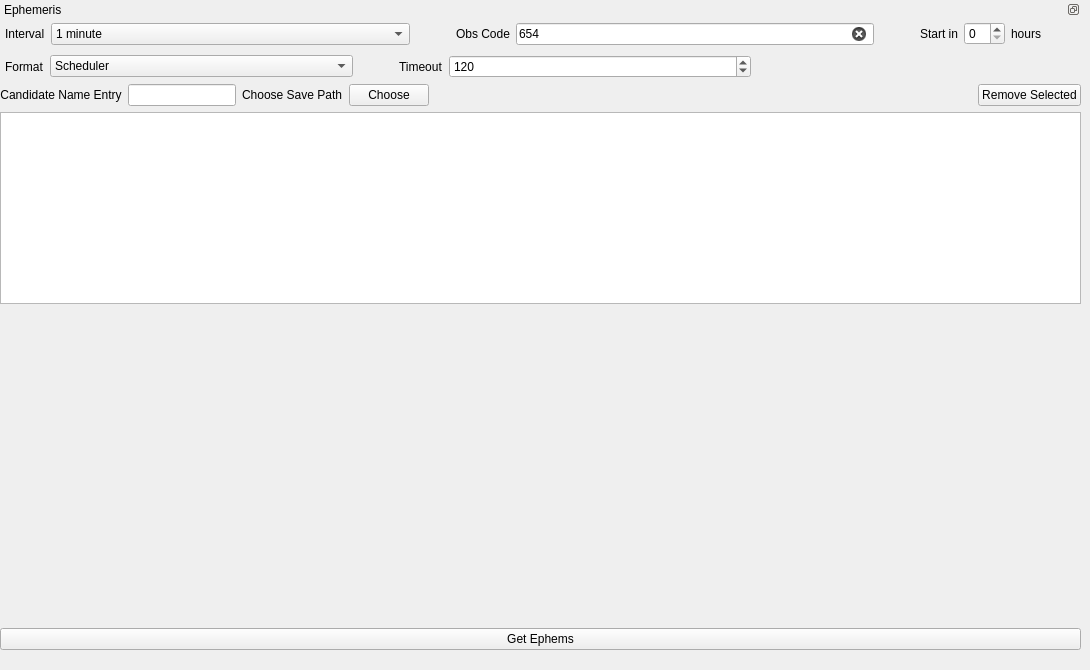
    <widget class="QWidget" name="ephemsTab">
     <attribute name="title">
      <string>Ephemeris</string>
     </attribute>
     <widget class="QDockWidget" name="ephemDock">
      <property name="geometry">
       <rect>
        <x>0</x>
        <y>0</y>
        <width>1081</width>
        <height>661</height>
       </rect>
      </property>
      <property name="features">
       <set>QDockWidget::DockWidgetFloatable|QDockWidget::DockWidgetMovable</set>
      </property>
      <property name="windowTitle">
       <string>Ephemeris</string>
      </property>
      <widget class="QWidget" name="ephemDockContents">
       <widget class="QWidget" name="verticalLayoutWidget_5">
        <property name="geometry">
         <rect>
          <x>0</x>
          <y>0</y>
          <width>1081</width>
          <height>631</height>
         </rect>
        </property>
        <layout class="QVBoxLayout" name="ephemVertLayout">
         <item>
          <layout class="QHBoxLayout" name="ephSetHLay1">
           <property name="leftMargin">
            <number>5</number>
           </property>
           <item>
            <widget class="QLabel" name="intervalLabel">
             <property name="sizePolicy">
              <sizepolicy hsizetype="Preferred" vsizetype="Fixed">
               <horstretch>0</horstretch>
               <verstretch>0</verstretch>
              </sizepolicy>
             </property>
             <property name="minimumSize">
              <size>
               <width>0</width>
               <height>30</height>
              </size>
             </property>
             <property name="text">
              <string>Interval</string>
             </property>
            </widget>
           </item>
           <item>
            <widget class="QComboBox" name="intervalComboBox">
             <property name="sizePolicy">
              <sizepolicy hsizetype="Expanding" vsizetype="Fixed">
               <horstretch>0</horstretch>
               <verstretch>0</verstretch>
              </sizepolicy>
             </property>
             <property name="currentText">
              <string>1 minute</string>
             </property>
             <property name="currentIndex">
              <number>0</number>
             </property>
             <property name="sizeAdjustPolicy">
              <enum>QComboBox::AdjustToContents</enum>
             </property>
             <item>
              <property name="text">
               <string>1 minute</string>
              </property>
             </item>
             <item>
              <property name="text">
               <string>10 minutes</string>
              </property>
             </item>
             <item>
              <property name="text">
               <string>30 minutes</string>
              </property>
             </item>
             <item>
              <property name="text">
               <string>1 hour</string>
              </property>
             </item>
            </widget>
           </item>
           <item>
            <spacer name="horizontalSpacer_10">
             <property name="orientation">
              <enum>Qt::Horizontal</enum>
             </property>
             <property name="sizeType">
              <enum>QSizePolicy::Preferred</enum>
             </property>
             <property name="sizeHint" stdset="0">
              <size>
               <width>40</width>
               <height>20</height>
              </size>
             </property>
            </spacer>
           </item>
           <item>
            <widget class="QLabel" name="obsCodeLabel">
             <property name="sizePolicy">
              <sizepolicy hsizetype="Preferred" vsizetype="Fixed">
               <horstretch>0</horstretch>
               <verstretch>0</verstretch>
              </sizepolicy>
             </property>
             <property name="text">
              <string>Obs Code</string>
             </property>
            </widget>
           </item>
           <item>
            <widget class="QLineEdit" name="obsCodeLineEdit">
             <property name="text">
              <string>654</string>
             </property>
             <property name="placeholderText">
              <string/>
             </property>
             <property name="clearButtonEnabled">
              <bool>true</bool>
             </property>
            </widget>
           </item>
           <item>
            <spacer name="horizontalSpacer_11">
             <property name="orientation">
              <enum>Qt::Horizontal</enum>
             </property>
             <property name="sizeType">
              <enum>QSizePolicy::Preferred</enum>
             </property>
             <property name="sizeHint" stdset="0">
              <size>
               <width>40</width>
               <height>20</height>
              </size>
             </property>
            </spacer>
           </item>
           <item>
            <widget class="QLabel" name="startLabel">
             <property name="sizePolicy">
              <sizepolicy hsizetype="Preferred" vsizetype="Fixed">
               <horstretch>0</horstretch>
               <verstretch>0</verstretch>
              </sizepolicy>
             </property>
             <property name="text">
              <string>Start in</string>
             </property>
             <property name="alignment">
              <set>Qt::AlignCenter</set>
             </property>
             <property name="margin">
              <number>5</number>
             </property>
            </widget>
           </item>
           <item>
            <widget class="QSpinBox" name="ephemStartDelayHrsSpinBox">
             <property name="maximum">
              <number>24</number>
             </property>
            </widget>
           </item>
           <item>
            <widget class="QLabel" name="label_16">
             <property name="text">
              <string>hours</string>
             </property>
            </widget>
           </item>
           <item>
            <spacer name="horizontalSpacer_12">
             <property name="orientation">
              <enum>Qt::Horizontal</enum>
             </property>
             <property name="sizeType">
              <enum>QSizePolicy::Preferred</enum>
             </property>
             <property name="sizeHint" stdset="0">
              <size>
               <width>40</width>
               <height>20</height>
              </size>
             </property>
            </spacer>
           </item>
          </layout>
         </item>
         <item>
          <layout class="QHBoxLayout" name="ephSetHLay2">
           <property name="leftMargin">
            <number>5</number>
           </property>
           <item>
            <widget class="QLabel" name="formatLabel">
             <property name="sizePolicy">
              <sizepolicy hsizetype="Fixed" vsizetype="Preferred">
               <horstretch>0</horstretch>
               <verstretch>0</verstretch>
              </sizepolicy>
             </property>
             <property name="text">
              <string>Format</string>
             </property>
             <property name="alignment">
              <set>Qt::AlignLeading|Qt::AlignLeft|Qt::AlignVCenter</set>
             </property>
            </widget>
           </item>
           <item>
            <widget class="QComboBox" name="formatComboBox">
             <property name="sizePolicy">
              <sizepolicy hsizetype="Preferred" vsizetype="Fixed">
               <horstretch>0</horstretch>
               <verstretch>0</verstretch>
              </sizepolicy>
             </property>
             <property name="editable">
              <bool>false</bool>
             </property>
             <property name="currentText">
              <string>Scheduler</string>
             </property>
             <property name="currentIndex">
              <number>0</number>
             </property>
             <property name="sizeAdjustPolicy">
              <enum>QComboBox::AdjustToContents</enum>
             </property>
             <property name="placeholderText">
              <string>Select</string>
             </property>
             <item>
              <property name="text">
               <string>Scheduler</string>
              </property>
             </item>
             <item>
              <property name="text">
               <string>CSVs</string>
              </property>
             </item>
            </widget>
           </item>
           <item>
            <spacer name="horizontalSpacer_13">
             <property name="orientation">
              <enum>Qt::Horizontal</enum>
             </property>
             <property name="sizeType">
              <enum>QSizePolicy::Preferred</enum>
             </property>
             <property name="sizeHint" stdset="0">
              <size>
               <width>40</width>
               <height>20</height>
              </size>
             </property>
            </spacer>
           </item>
           <item>
            <widget class="QLabel" name="timeoutLabel">
             <property name="sizePolicy">
              <sizepolicy hsizetype="Fixed" vsizetype="Preferred">
               <horstretch>0</horstretch>
               <verstretch>0</verstretch>
              </sizepolicy>
             </property>
             <property name="text">
              <string>Timeout</string>
             </property>
             <property name="alignment">
              <set>Qt::AlignLeading|Qt::AlignLeft|Qt::AlignVCenter</set>
             </property>
            </widget>
           </item>
           <item>
            <widget class="QSpinBox" name="timeoutSpinBox">
             <property name="minimum">
              <number>1</number>
             </property>
             <property name="maximum">
              <number>1000</number>
             </property>
             <property name="value">
              <number>120</number>
             </property>
            </widget>
           </item>
           <item>
            <spacer name="horizontalSpacer_14">
             <property name="orientation">
              <enum>Qt::Horizontal</enum>
             </property>
             <property name="sizeType">
              <enum>QSizePolicy::Fixed</enum>
             </property>
             <property name="sizeHint" stdset="0">
              <size>
               <width>330</width>
               <height>20</height>
              </size>
             </property>
            </spacer>
           </item>
          </layout>
         </item>
         <item>
          <layout class="QHBoxLayout" name="horizontalLayout_14">
           <item>
            <widget class="QLabel" name="label_15">
             <property name="sizePolicy">
              <sizepolicy hsizetype="Preferred" vsizetype="Minimum">
               <horstretch>0</horstretch>
               <verstretch>0</verstretch>
              </sizepolicy>
             </property>
             <property name="text">
              <string>Candidate Name Entry</string>
             </property>
             <property name="alignment">
              <set>Qt::AlignCenter</set>
             </property>
            </widget>
           </item>
           <item>
            <widget class="QLineEdit" name="ephemNameEntry">
             <property name="sizePolicy">
              <sizepolicy hsizetype="Preferred" vsizetype="Fixed">
               <horstretch>0</horstretch>
               <verstretch>0</verstretch>
              </sizepolicy>
             </property>
             <property name="alignment">
              <set>Qt::AlignLeading|Qt::AlignLeft|Qt::AlignTop</set>
             </property>
             <property name="clearButtonEnabled">
              <bool>true</bool>
             </property>
            </widget>
           </item>
           <item>
            <widget class="QLabel" name="label_10">
             <property name="text">
              <string>Choose Save Path</string>
             </property>
            </widget>
           </item>
           <item>
            <widget class="FileSelectionButton" name="ephemChooseSaveButton">
             <property name="text">
              <string>Choose</string>
             </property>
            </widget>
           </item>
           <item>
            <spacer name="horizontalSpacer_16">
             <property name="orientation">
              <enum>Qt::Horizontal</enum>
             </property>
             <property name="sizeType">
              <enum>QSizePolicy::Expanding</enum>
             </property>
             <property name="sizeHint" stdset="0">
              <size>
               <width>40</width>
               <height>20</height>
              </size>
             </property>
            </spacer>
           </item>
           <item>
            <widget class="QPushButton" name="ephemRemoveSelected">
             <property name="text">
              <string>Remove Selected</string>
             </property>
            </widget>
           </item>
          </layout>
         </item>
         <item>
          <layout class="QHBoxLayout" name="horizontalLayout_10">
           <item>
            <layout class="QVBoxLayout" name="verticalLayout_6">
             <item>
              <widget class="QListView" name="ephemListView">
               <property name="sizePolicy">
                <sizepolicy hsizetype="Expanding" vsizetype="Preferred">
                 <horstretch>0</horstretch>
                 <verstretch>0</verstretch>
                </sizepolicy>
               </property>
               <property name="frameShadow">
                <enum>QFrame::Plain</enum>
               </property>
               <property name="lineWidth">
                <number>3</number>
               </property>
               <property name="editTriggers">
                <set>QAbstractItemView::NoEditTriggers</set>
               </property>
               <property name="selectionMode">
                <enum>QAbstractItemView::MultiSelection</enum>
               </property>
               <property name="selectionBehavior">
                <enum>QAbstractItemView::SelectRows</enum>
               </property>
               <property name="itemAlignment">
                <set>Qt::AlignLeading</set>
               </property>
              </widget>
             </item>
            </layout>
           </item>
          </layout>
         </item>
         <item>
          <spacer name="verticalSpacer_5">
           <property name="orientation">
            <enum>Qt::Vertical</enum>
           </property>
           <property name="sizeType">
            <enum>QSizePolicy::Expanding</enum>
           </property>
           <property name="sizeHint" stdset="0">
            <size>
             <width>20</width>
             <height>20</height>
            </size>
           </property>
          </spacer>
         </item>
         <item>
          <widget class="QPushButton" name="getEphemsButton">
           <property name="text">
            <string>Get Ephems</string>
           </property>
          </widget>
         </item>
        </layout>
       </widget>
      </widget>
     </widget>
    </widget>
